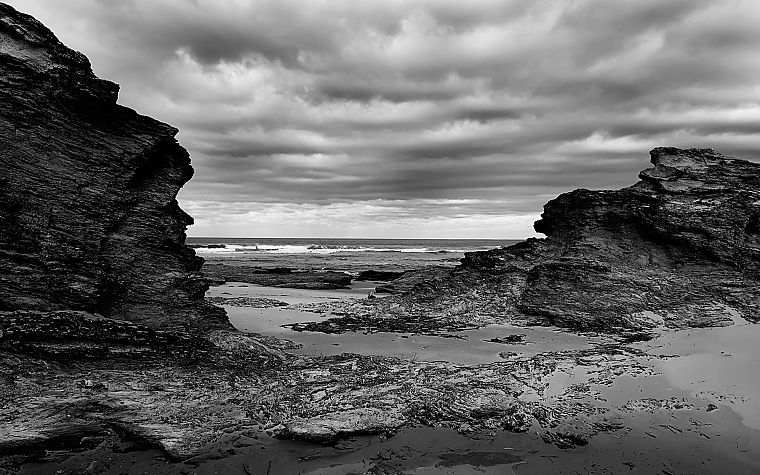
//> input picture prj/dz2/img.jpg, 760 x 475 px
$ ./main   (built with g++ and OpenCV 4)
//> lines starting //> are read from the running program, lines starting //| are printed output that depends on the picture
#include <opencv2/opencv.hpp>

#include <iostream>
#include <string>

using namespace cv;
using namespace std;


int main() {
    Mat image1 = imread("/Users/ewigkeit/polevoy_opencv/dz2/img.jpg");
//> image1 is the input picture: 475 rows x 760 cols, CV_8UC3; min 0, max 255, mean 102.3
    Mat image2;

    if (image1.empty())
    {
        cout << "No image" << endl;
        return -1;
    }

    int histSize = 256;
    float range[] = { 0, 256 };
    const float* histRange = { range };
    bool uniform = true; bool accumulate = false;
    Mat b_hist, g_hist, r_hist;

    namedWindow("Results", 1);
    namedWindow("Histogram", 1);
    int sliderValue = 50;
    createTrackbar("Saturation", "Results", &sliderValue, 100);

    Mat newImage;

    int rows = 256*15;

    int binSize = 15;

    int cols = 256* binSize;

    int intensivityArray1[256]= {0};

    int intensivityArray2[256]= {0};

    double saturation2;

    while (true)
    {
        double saturation = sliderValue*2-100;
        image1.convertTo(image2, CV_8UC1,1, saturation);
        hconcat(image1, image2, newImage);
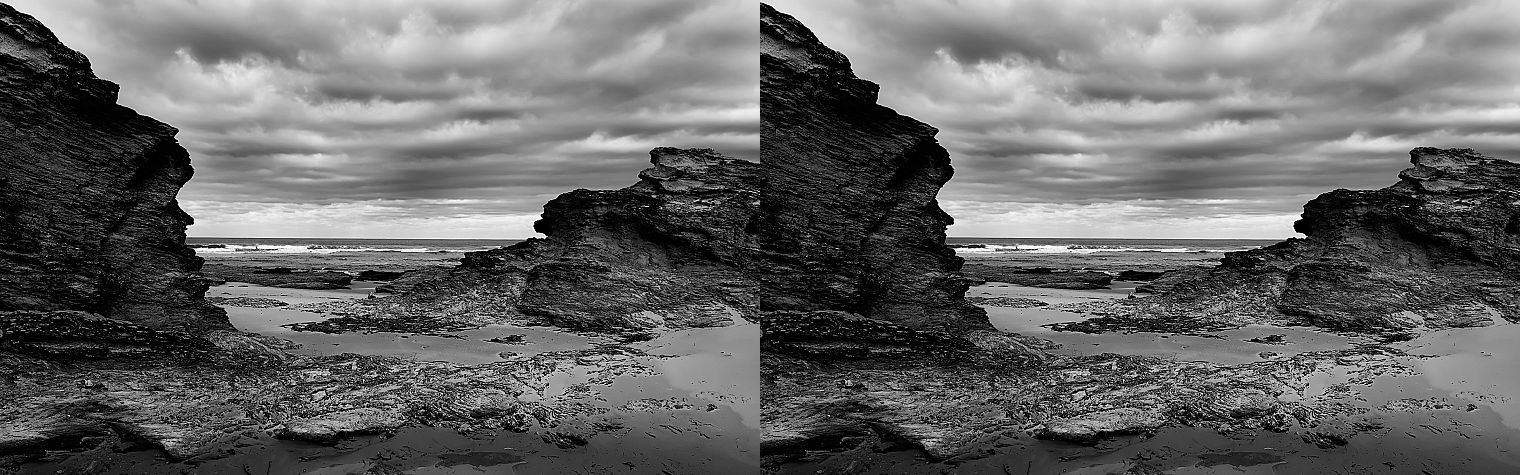
//> newImage: 475 rows x 1520 cols, CV_8UC3; min 0, max 255, mean 102.3


        //Mat3b dst = Mat3b(rows, cols, Vec3b(0,0,0));


        vector<Mat> bgr_image;
        split(image2, bgr_image);

        calcHist(&bgr_image[0], 1, 0, Mat(), b_hist, 1, &histSize, &histRange, uniform, accumulate);
//> b_hist = 256 values, max 21001 at index 0, min 52 at index 249, mean 1410.2
        calcHist(&bgr_image[1], 1, 0, Mat(), g_hist, 1, &histSize, &histRange, uniform, accumulate);
//> g_hist has the same summary as b_hist
        calcHist(&bgr_image[2], 1, 0, Mat(), r_hist, 1, &histSize, &histRange, uniform, accumulate);
//> r_hist has the same summary as b_hist
        int hist_w = 512; int hist_h = 400;
        int bin_w = cvRound((double)hist_w / histSize);

        Mat histImage(hist_h, hist_w, CV_8UC3, Scalar(0, 0, 0));
        normalize(b_hist, b_hist, 0, histImage.rows, NORM_MINMAX, -1, Mat());
//> b_hist = 256 values, max 400 at index 0, min 0 at index 249, mean 25.93
        normalize(g_hist, g_hist, 0, histImage.rows, NORM_MINMAX, -1, Mat());
//> g_hist has the same summary as b_hist
        normalize(r_hist, r_hist, 0, histImage.rows, NORM_MINMAX, -1, Mat());
//> r_hist has the same summary as b_hist
        for (int i = 1; i < histSize; i++)
        {
            line(histImage, Point(bin_w*(i - 1), hist_h - cvRound(b_hist.at<float>(i - 1))),
                 Point(bin_w*(i), hist_h - cvRound(b_hist.at<float>(i))),
                 Scalar(255, 0, 0), 2, 8, 0);
            line(histImage, Point(bin_w*(i - 1), hist_h - cvRound(g_hist.at<float>(i - 1))),
                 Point(bin_w*(i), hist_h - cvRound(g_hist.at<float>(i))),
                 Scalar(0, 255, 0), 2, 8, 0);
            line(histImage, Point(bin_w*(i - 1), hist_h - cvRound(r_hist.at<float>(i - 1))),
                 Point(bin_w*(i), hist_h - cvRound(r_hist.at<float>(i))),
                 Scalar(0, 0, 255), 2, 8, 0);
        }
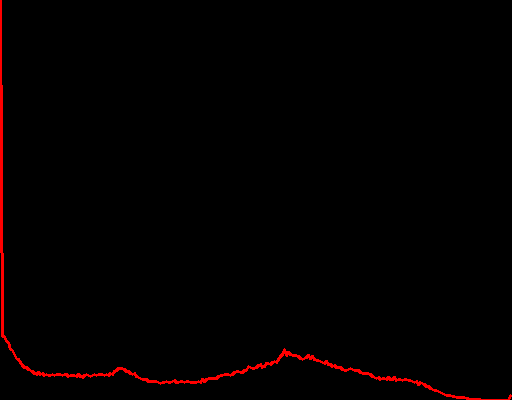
//> histImage: 400 rows x 512 cols, CV_8UC3; mean B, G, R 0, 0, 3.2

        Mat dst(rows, cols, CV_8UC3, Scalar(0, 0, 0));

        for(int i=0;i<256;i++){
            intensivityArray1[i]=0;
            intensivityArray2[i]=0;
        }


        for(int j=0;j<image1.rows;j++)
        {
            for (int i=0;i<image1.cols;i++)
            {
                int number = (int) image1.at<uchar>(j,i);
                ++intensivityArray1[number];
            }
        }
//> after the loop, intensivityArray1 = 256 values, max 39711 at index 0, min 21 at index 247, mean 1410.2

        for(int j=0;j<image2.rows;j++)
        {
            for (int i=0;i<image2.cols;i++)
            {
                int number = (int) image2.at<uchar>(j,i);
                ++intensivityArray2[number];
            }
        }
//> after the loop, intensivityArray2 has the same summary as intensivityArray1

        for (int i = 0; i < 256; ++i)
        {
            circle(dst, Point(intensivityArray1[i],intensivityArray2[i]-30), 5, Scalar(0, 0, 255),FILLED);

        }
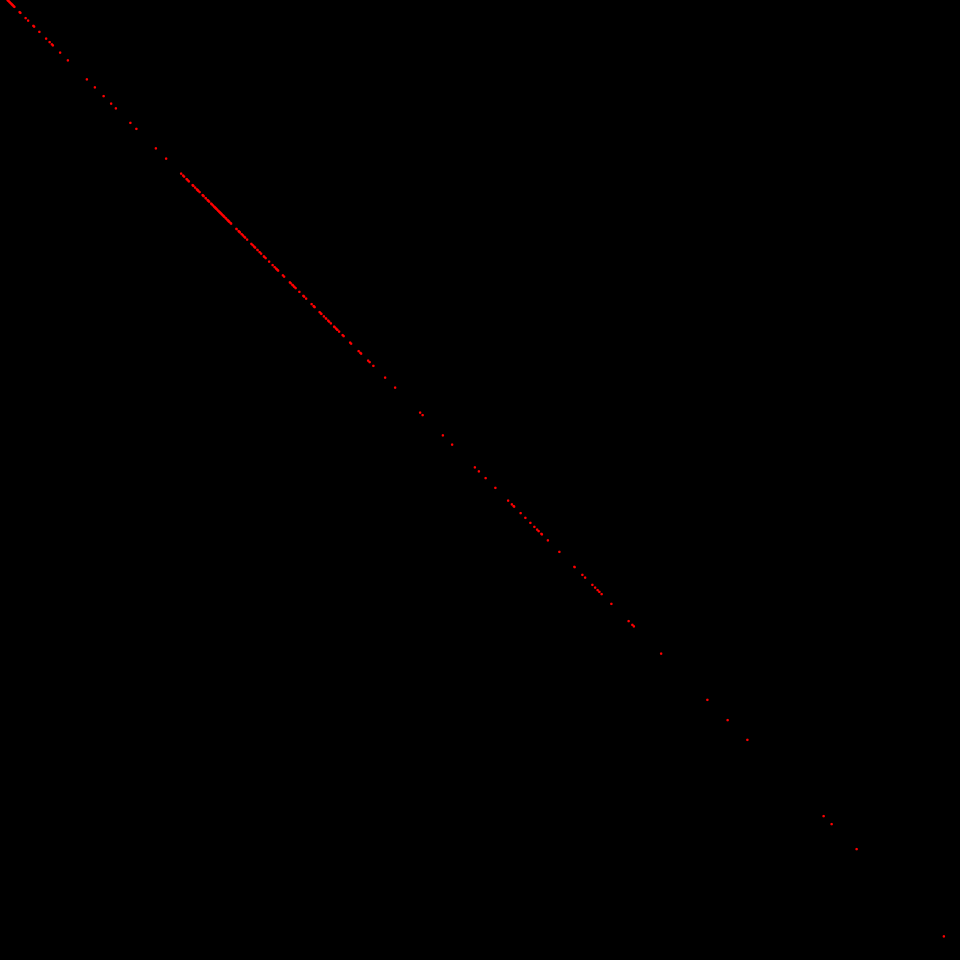
//> dst: 3840 rows x 3840 cols, CV_8UC3 (shown at 1/4 size); mean B, G, R 0, 0, 0.2

        //imshow("test",dst);
        imshow("Results", newImage);
        imshow("Histogram", histImage);
        imshow("dst",dst);

        int iKey = waitKey(50);
//> the Esc key is pressed
        if (iKey == 27)
            break;
    }

    return 0;
}
